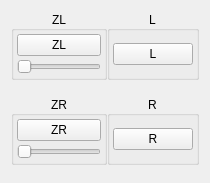
          <widget class="QWidget" name="bindingPage4">
           <layout class="QVBoxLayout" name="bindingLayout4">
            <property name="spacing">
             <number>16</number>
            </property>
            <item>
             <widget class="QWidget" name="buttonShoulderButtonsLeft" native="true">
              <layout class="QHBoxLayout" name="horizontalLayout_6">
               <property name="spacing">
                <number>0</number>
               </property>
               <property name="leftMargin">
                <number>0</number>
               </property>
               <property name="topMargin">
                <number>0</number>
               </property>
               <property name="rightMargin">
                <number>0</number>
               </property>
               <property name="bottomMargin">
                <number>0</number>
               </property>
               <item>
                <widget class="QGroupBox" name="buttonShoulderButtonsButtonZLGroup">
                 <property name="sizePolicy">
                  <sizepolicy hsizetype="Maximum" vsizetype="Preferred">
                   <horstretch>0</horstretch>
                   <verstretch>0</verstretch>
                  </sizepolicy>
                 </property>
                 <property name="title">
                  <string>ZL</string>
                 </property>
                 <property name="alignment">
                  <set>Qt::AlignmentFlag::AlignCenter</set>
                 </property>
                 <layout class="QVBoxLayout" name="buttonShoulderButtonsZLVerticalLayout">
                  <property name="spacing">
                   <number>3</number>
                  </property>
                  <property name="leftMargin">
                   <number>3</number>
                  </property>
                  <property name="topMargin">
                   <number>3</number>
                  </property>
                  <property name="rightMargin">
                   <number>3</number>
                  </property>
                  <property name="bottomMargin">
                   <number>3</number>
                  </property>
                  <item>
                   <widget class="UIControls::Button" name="buttonZL">
                    <property name="styleSheet">
                     <string notr="true">min-width: 68px;</string>
                    </property>
                    <property name="text">
                     <string>ZL</string>
                    </property>
                   </widget>
                  </item>
                  <item>
                   <widget class="QSlider" name="sliderZLThreshold">
                    <property name="maximum">
                     <number>100</number>
                    </property>
                    <property name="orientation">
                     <enum>Qt::Orientation::Horizontal</enum>
                    </property>
                   </widget>
                  </item>
                 </layout>
                </widget>
               </item>
               <item>
                <widget class="QGroupBox" name="buttonShoulderButtonsButtonLGroup">
                 <property name="title">
                  <string>L</string>
                 </property>
                 <property name="alignment">
                  <set>Qt::AlignmentFlag::AlignCenter</set>
                 </property>
                 <layout class="QVBoxLayout" name="buttonShoulderButtonsLVerticalLayout">
                  <property name="spacing">
                   <number>3</number>
                  </property>
                  <property name="leftMargin">
                   <number>3</number>
                  </property>
                  <property name="topMargin">
                   <number>3</number>
                  </property>
                  <property name="rightMargin">
                   <number>3</number>
                  </property>
                  <property name="bottomMargin">
                   <number>3</number>
                  </property>
                  <item>
                   <widget class="UIControls::Button" name="buttonL">
                    <property name="styleSheet">
                     <string notr="true">min-width: 68px;</string>
                    </property>
                    <property name="text">
                     <string>L</string>
                    </property>
                   </widget>
                  </item>
                 </layout>
                </widget>
               </item>
              </layout>
             </widget>
            </item>
            <item>
             <widget class="QWidget" name="buttonShoulderButtonsRight" native="true">
              <layout class="QHBoxLayout" name="horizontalLayout_7">
               <property name="spacing">
                <number>0</number>
               </property>
               <property name="leftMargin">
                <number>0</number>
               </property>
               <property name="topMargin">
                <number>0</number>
               </property>
               <property name="rightMargin">
                <number>0</number>
               </property>
               <property name="bottomMargin">
                <number>0</number>
               </property>
               <item>
                <widget class="QGroupBox" name="buttonShoulderButtonsZRGroup">
                 <property name="sizePolicy">
                  <sizepolicy hsizetype="Maximum" vsizetype="Preferred">
                   <horstretch>0</horstretch>
                   <verstretch>0</verstretch>
                  </sizepolicy>
                 </property>
                 <property name="title">
                  <string>ZR</string>
                 </property>
                 <property name="alignment">
                  <set>Qt::AlignmentFlag::AlignCenter</set>
                 </property>
                 <layout class="QVBoxLayout" name="buttonShoulderButtonsZRVerticalLayout">
                  <property name="spacing">
                   <number>3</number>
                  </property>
                  <property name="leftMargin">
                   <number>3</number>
                  </property>
                  <property name="topMargin">
                   <number>3</number>
                  </property>
                  <property name="rightMargin">
                   <number>3</number>
                  </property>
                  <property name="bottomMargin">
                   <number>3</number>
                  </property>
                  <item>
                   <widget class="UIControls::Button" name="buttonZR">
                    <property name="styleSheet">
                     <string notr="true">min-width: 68px;</string>
                    </property>
                    <property name="text">
                     <string>ZR</string>
                    </property>
                   </widget>
                  </item>
                  <item>
                   <widget class="QSlider" name="sliderZRThreshold">
                    <property name="maximum">
                     <number>100</number>
                    </property>
                    <property name="orientation">
                     <enum>Qt::Orientation::Horizontal</enum>
                    </property>
                   </widget>
                  </item>
                 </layout>
                </widget>
               </item>
               <item>
                <widget class="QGroupBox" name="buttonShoulderButtonsRGroup">
                 <property name="title">
                  <string>R</string>
                 </property>
                 <property name="alignment">
                  <set>Qt::AlignmentFlag::AlignCenter</set>
                 </property>
                 <layout class="QVBoxLayout" name="buttonShoulderButtonsRVerticalLayout">
                  <property name="spacing">
                   <number>3</number>
                  </property>
                  <property name="leftMargin">
                   <number>3</number>
                  </property>
                  <property name="topMargin">
                   <number>3</number>
                  </property>
                  <property name="rightMargin">
                   <number>3</number>
                  </property>
                  <property name="bottomMargin">
                   <number>3</number>
                  </property>
                  <item>
                   <widget class="UIControls::Button" name="buttonR">
                    <property name="styleSheet">
                     <string notr="true">min-width: 68px;</string>
                    </property>
                    <property name="text">
                     <string>R</string>
                    </property>
                   </widget>
                  </item>
                 </layout>
                </widget>
               </item>
              </layout>
             </widget>
            </item>
            <item>
             <spacer name="bindingSpacer4">
              <property name="orientation">
               <enum>Qt::Orientation::Vertical</enum>
              </property>
             </spacer>
            </item>
           </layout>
          </widget>
